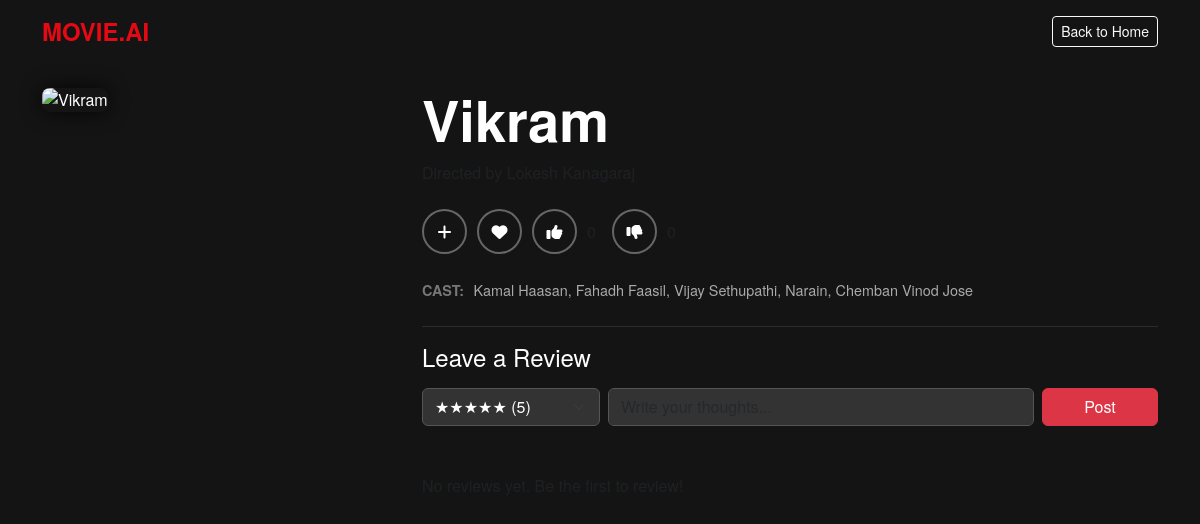
The page /movie/743563/ (signed in) on the database as committed earlier.
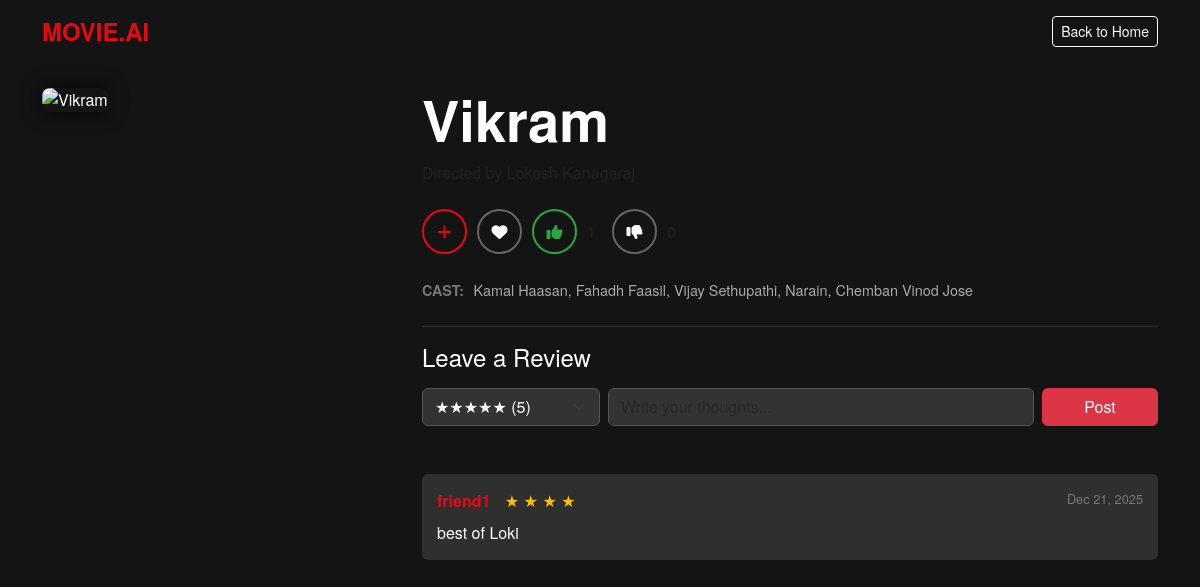
The same page on the database as committed later.
### core/models.py (models this page shows, shortened)
class Movie(models.Model):
    title = models.CharField(max_length=200)
    overview = models.TextField()
    tmdb_id = models.IntegerField(unique=True)
    genres = models.CharField(max_length=500, blank=True)
    poster_url = models.CharField(max_length=500, blank=True, null=True)
    director = models.CharField(max_length=200, default="Unknown")
    cast = models.CharField(max_length=500, default="Unknown")

class Review(models.Model):
    user = models.ForeignKey(User, on_delete=models.CASCADE)
    movie = models.ForeignKey(Movie, on_delete=models.CASCADE)
    rating = models.FloatField(
        validators=[MinValueValidator(1.0), MaxValueValidator(10.0)])
    text = models.TextField(blank=True)
    created_at = models.DateTimeField(auto_now_add=True)

### core/views.py (the view, shortened to what this page needs)
# urls.py: path('movie/<int:movie_id>/', views.movie_detail, name='movie_detail'),
@login_required
def movie_detail(request, movie_id):
    movie = get_object_or_404(Movie, tmdb_id=movie_id)
    poster, director, cast = get_movie_data(movie)
    related_movies = []
    try:
        if new_df is not None:
            movie_in_df = new_df[new_df['id'] == int(movie_id)]
            if not movie_in_df.empty:
                current_tags = str(movie_in_df.iloc[0]['tags']).lower()
                common_genres = ['action', 'adventure', 'animation', 'comedy', 'crime', 'documentary', 'drama', 'family',
                                 'fantasy', 'history', 'horror', 'music', 'mystery', 'romance', 'science fiction', 'thriller', 'war', 'western']
                found_genres = [g for g in common_genres if g in current_tags]
                if found_genres:
                    genre_regex = '|'.join(found_genres)
                    condition = new_df['tags'].str.contains(
                        genre_regex, case=False, na=False)
                    related_df = new_df[condition & (
                        new_df['id'] != int(movie_id))]
                    if not related_df.empty:
                        samples = related_df.sample(n=min(6, len(related_df)))
                        for _, row in samples.iterrows():
                            p_url = safe_fetch_poster(
                                int(row['id']), row['title'])
                            related_movies.append(
                                {'title': row['title'], 'poster': p_url, 'id': row['id']})
    except Exception as e:
        print(f"Error finding related movies: {e}")
    return render(request, 'movie_detail.html', {
        'movie': movie,
        'poster': poster,
        'director': director,
        'cast': cast,
        'related_movies': related_movies,  # <--- Passing the new list here
        'in_watchlist': Watchlist.objects.filter(user=request.user, movie=movie).exists(),
        'in_favorites': Favorite.objects.filter(user=request.user, movie=movie).exists(),
        'reviews': Review.objects.filter(movie=movie).order_by('-created_at'),
        'likes_count': Vote.objects.filter(movie=movie, vote_type='LIKE').count(),
        'dislikes_count': Vote.objects.filter(movie=movie, vote_type='DISLIKE').count(),
        'current_vote': (Vote.objects.filter(user=request.user, movie=movie).first().vote_type if Vote.objects.filter(user=request.user, movie=movie).first() else None)
    })

### core/views.py (called while the page is built, shortened)
def get_movie_data(movie_obj):
    if movie_obj.poster_url and movie_obj.director != "Unknown":
        return movie_obj.poster_url, movie_obj.director, movie_obj.cast

### core/templates/movie_detail.html (shortened to what this page needs)
<!DOCTYPE html>
<html lang="en">
<head>
    <link href="https://cdn.jsdelivr.net/npm/bootstrap@5.3.0/dist/css/bootstrap.min.css" rel="stylesheet">
    <link rel="stylesheet" href="https://cdnjs.cloudflare.com/ajax/libs/font-awesome/6.5.1/css/all.min.css">
</head>
<body>
    <nav class="navbar navbar-dark bg-transparent mb-4">
        <div class="container">
            <a class="navbar-brand" href="/">MOVIE.AI</a>
            <a href="/" class="btn btn-outline-light btn-sm">Back to Home</a>
        </div>
    </nav>
    <div class="container mt-4">
        <div class="row">
            <div class="col-md-4 mb-4">
                <img src="{{ poster }}" class="movie-poster-lg" alt="{{ movie.title }}">
            </div>
            <div class="col-md-8">
                <h1 class="display-4 fw-bold mb-2">{{ movie.title }}</h1>
                <p class="text-muted mb-4">Directed by {{ director }}</p>
                <div class="d-flex align-items-center mb-4">
                    <a href="{% url 'toggle_watchlist' movie.tmdb_id %}" class="btn-icon {% if in_watchlist %}active-watch{% endif %}" title="Watchlist">
                        <i class="fas fa-plus"></i>
                    </a>
                    <a href="{% url 'toggle_favorite' movie.tmdb_id %}" class="btn-icon {% if in_favorites %}active-fav{% endif %}" title="Favorites">
                        <i class="fas fa-heart"></i>
                    </a>
                    <a href="{% url 'toggle_vote' movie.tmdb_id 'LIKE' %}" class="btn-icon {% if current_vote == 'LIKE' %}active-like{% endif %}" title="Like">
                        <i class="fas fa-thumbs-up"></i>
                    </a> <span class="me-3 text-muted">{{ likes_count }}</span>
                    <a href="{% url 'toggle_vote' movie.tmdb_id 'DISLIKE' %}" class="btn-icon {% if current_vote == 'DISLIKE' %}active-dislike{% endif %}" title="Dislike">
                        <i class="fas fa-thumbs-down"></i>
                    </a> <span class="text-muted">{{ dislikes_count }}</span>
                </div>
                <div class="mb-4">
                    <span class="meta-label">CAST:</span>
                    <span class="cast-text">{{ cast }}</span>
                </div>
                <hr class="border-secondary">
                <h4 class="mb-3">Leave a Review</h4>
                <form method="POST" class="mb-5">
                    <div class="row g-2">
                        <div class="col-md-3">
                            <select name="rating" class="form-select" required>
                                <option value="5">★★★★★ (5)</option>
                            </select>
                        </div>
                        <div class="col-md-7">
                            <input type="text" name="review_text" class="form-control" placeholder="Write your thoughts..." required autocomplete="off">
                        </div>
                        <div class="col-md-2">
                            <button type="submit" class="btn btn-danger w-100">Post</button>
                        </div>
                    </div>
                </form>
                {% for review in reviews %}
                <div class="review-box">
                    <div>
                        <span class="review-user">{{ review.user.username }}</span>
                        <span class="star-rating">
                            {% if review.rating >= 1 %}★{% endif %}
                            {% if review.rating >= 2 %}★{% endif %}
                            {% if review.rating >= 3 %}★{% endif %}
                            {% if review.rating >= 4 %}★{% endif %}
                        </span>
                        <span class="float-end review-date">{{ review.created_at|date:"M d, Y" }}</span>
                    </div>
                    <p class="mt-2 mb-0 text-white">{{ review.text }}</p>
                </div>
                {% empty %}
                <p class="text-muted">No reviews yet. Be the first to review!</p>
                {% endfor %}
            </div>
        </div>
    </div>
</body>
</html>

### core/templates/movie_detail.html (style rules this page uses)
body { background-color: #141414; color: white; font-family: 'Helvetica Neue', Helvetica, Arial, sans-serif; }
.navbar-brand { font-weight: bold; color: #e50914 !important; font-size: 1.5rem; }
.btn-icon { background: transparent; border: 2px solid #666; color: white; border-radius: 50%; width: 45px; height: 45px; display: inline-flex; align-items: center; justify-content: center; transition: all 0.3s; margin-right: 10px; text-decoration: none; }
.btn-icon.active-watch { border-color: #e50914; color: #e50914; }
.btn-icon.active-like { border-color: #28a745; color: #28a745; }
.movie-poster-lg { border-radius: 8px; box-shadow: 0 0 20px rgba(0,0,0,0.8); width: 100%; object-fit: cover; }
.cast-text { color: #aaa; font-size: 0.9rem; }
.meta-label { color: #777; font-weight: bold; font-size: 0.9rem; margin-right: 5px; }
.review-box { background-color: #2f2f2f; padding: 15px; border-radius: 6px; margin-bottom: 15px; }
.review-user { font-weight: bold; color: #e50914; margin-right: 10px; }
.review-date { color: #777; font-size: 0.8rem; }
.star-rating { color: #ffc107; }
.form-control, .form-select { background-color: #333; border: 1px solid #555; color: white; }

Rows that differ between the two databases and show on the page:
added Review: user.username "friend1", created_at "Dec 21, 2025", text "best of Loki"
